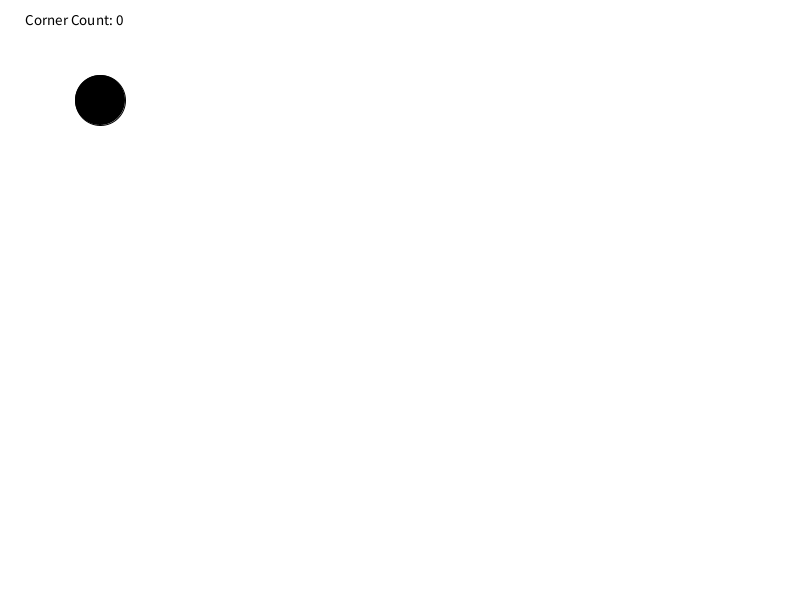
Frame 1 (no input)
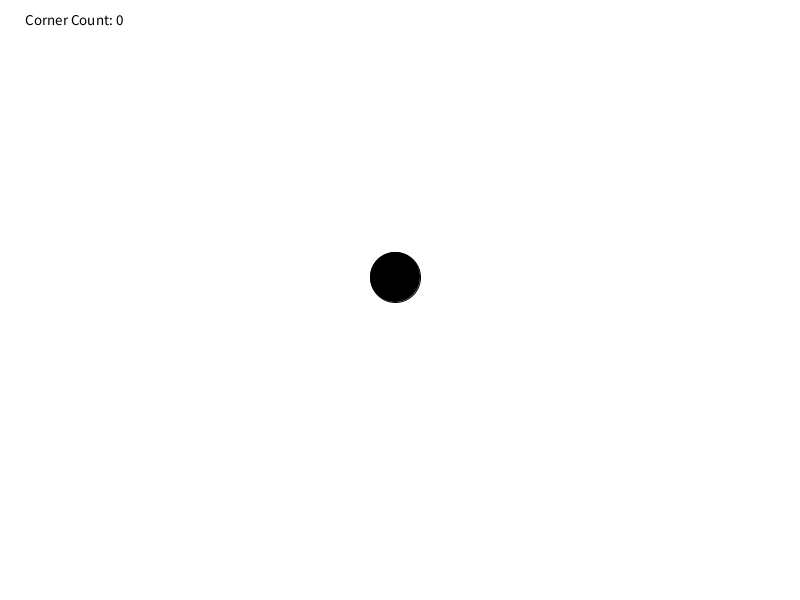
Frame 60 (the mouse pressed at the canvas centre just before this capture)
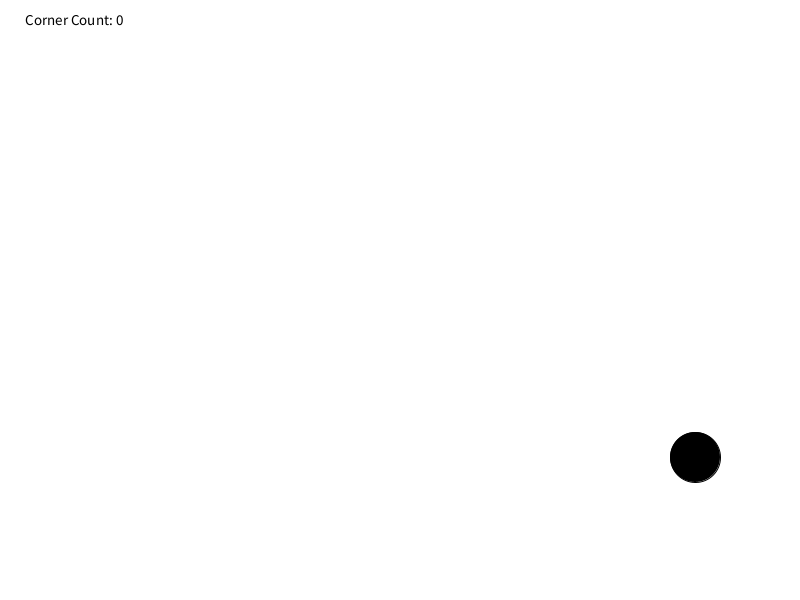
Frame 120 (the mouse held since frame 60 and released just before this capture)

The Processing sketch that drew these frames (run headless with seeded random() and noise(); from frame 60 on, the mouse is pressed at the canvas centre):

// Processing sketch: Sketch3PingPong
// ── Sketch3PingPong.pde
int x,y,vx,vy,wallL,wallR,floor,ceil,cornerCount;
void setup() {
  size(800,600);
  x=100; y=100;
  vx=5; vy=3;
  wallR = 775; wallL = 25;
  floor = 575; ceil = 25;
}
void draw() {
  background(255);
  fill(0);
  ellipse(x,y,50,50);
  if (x >= wallR) vx *= -1;
  if (x <= wallL) vx *= -1;
  if (y >= floor) vy *= -1;
  if (y <= ceil) vy *= -1;
  if ((x >= wallR || x <= wallL) && (y >= floor || y <= ceil)) cornerCount++;
  x += vx; y += vy;
  textSize(15);
  text("Corner Count: "+cornerCount, 25, 25);
}
